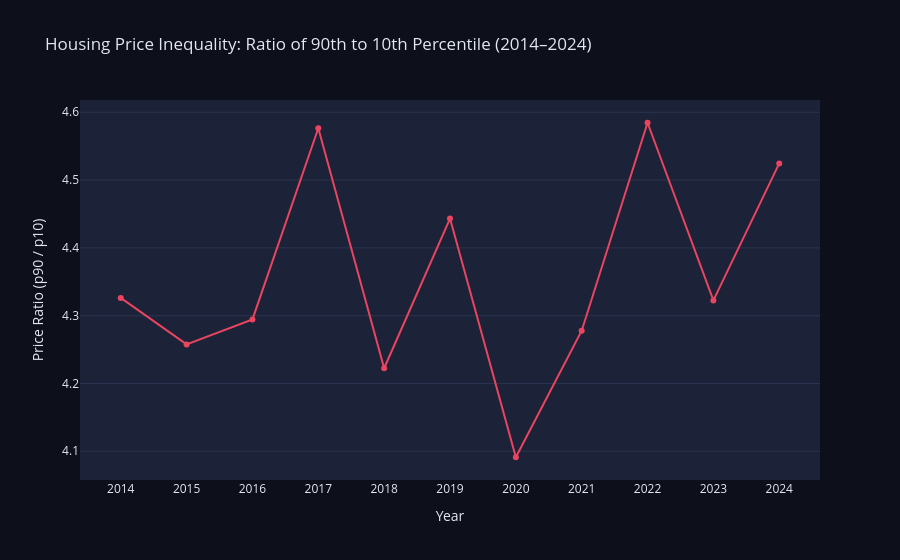

Notebook code for this chart:
### Code cell
# 3b. Price inequality over time (90th / 10th percentile ratio)
yearly_ineq = df.groupby('year')['sqm_price'].agg(
    p10=lambda x: x.quantile(0.1),
    p90=lambda x: x.quantile(0.9)
).reset_index()
yearly_ineq['ratio_90_10'] = yearly_ineq['p90'] / yearly_ineq['p10']

fig_inequality = px.line(
    yearly_ineq, x='year', y='ratio_90_10',
    title='Housing Price Inequality: Ratio of 90th to 10th Percentile (2014–2024)',
    labels={'ratio_90_10': 'Price Ratio (p90 / p10)', 'year': 'Year'},
    markers=True,
    color_discrete_sequence=['#e94560']
)
fig_inequality.update_layout(
    plot_bgcolor='#1c2237',
    paper_bgcolor='#0d0f1a',
    font_color='#e2e8f0',
    yaxis=dict(showgrid=True, gridcolor='#2a3350'),
    xaxis=dict(showgrid=False, dtick=1)
)
fig_inequality.show()

### Figure 1 — Plotly figure (JSON) as saved in the notebook; plotly's stock layout.template omitted (floating-point values rounded to 4 significant figures)
{"data": [{"hovertemplate": "Year=%{x}<br>Price Ratio (p90 / p10)=%{y}<extra></extra>", "legendgroup": "", "line": {"color": "#e94560", "dash": "solid"}, "marker": {"symbol": "circle"}, "mode": "lines+markers", "name": "", "orientation": "v", "showlegend": false, "type": "scatter", "x": [2014, 2015, 2016, 2017, 2018, 2019, 2020, 2021, 2022, 2023, 2024], "xaxis": "x", "y": [4.326, 4.258, 4.295, 4.576, 4.223, 4.443, 4.091, 4.278, 4.585, 4.323, 4.525], "yaxis": "y"}], "layout": {"font": {"color": "#e2e8f0"}, "legend": {"tracegroupgap": 0}, "paper_bgcolor": "#0d0f1a", "plot_bgcolor": "#1c2237", "title": {"text": "Housing Price Inequality: Ratio of 90th to 10th Percentile (2014–2024)"}, "xaxis": {"anchor": "y", "domain": [0, 1], "dtick": 1, "showgrid": false, "title": {"text": "Year"}}, "yaxis": {"anchor": "x", "domain": [0, 1], "gridcolor": "#2a3350", "showgrid": true, "title": {"text": "Price Ratio (p90 / p10)"}}}}
